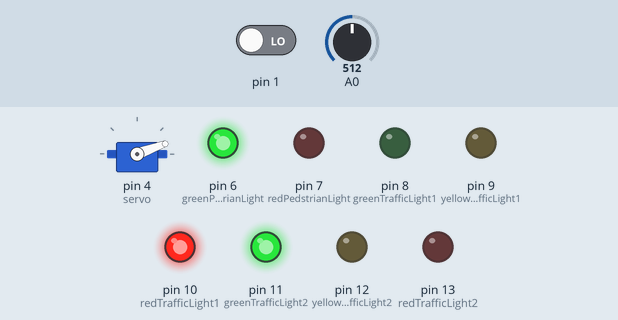
The sketch below on a simulated Arduino Uno, built with avr-gcc and run on an emulated ATmega328P. Parts: servo, output pins drawn as LEDs (lit = HIGH). The inputs (shaded band) are chosen by the test bench; at power-on: pin 1 LOW, A0 = 512.

Above: at 0.05 s.
At 4.05 s:
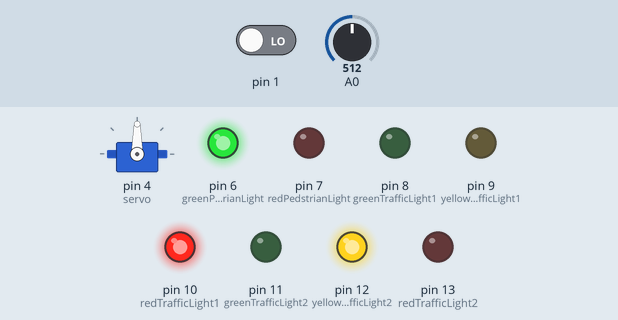
At 6.8 s:
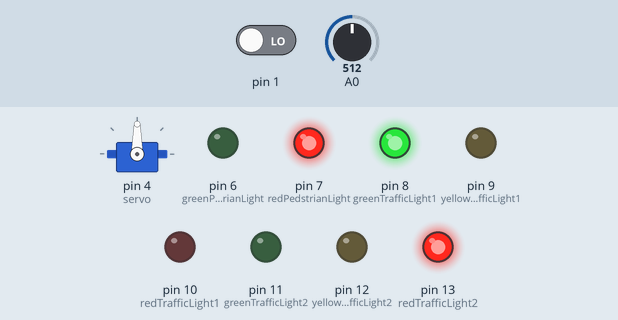
At 10.8 s:
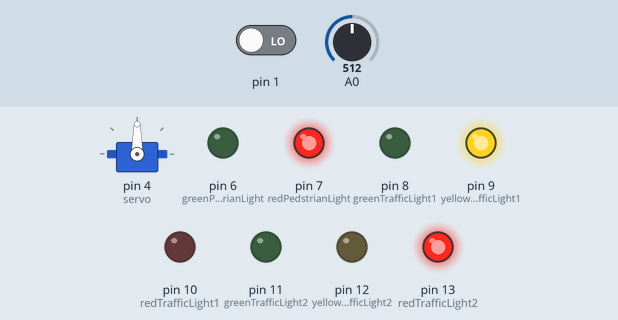
At 13.45 s:
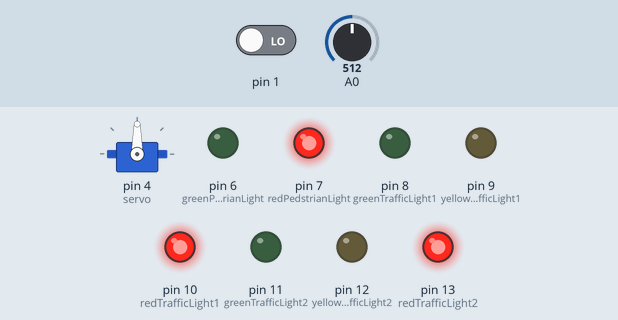
Timing chart, 0 to 17.6 s (numbered marks = the images above):
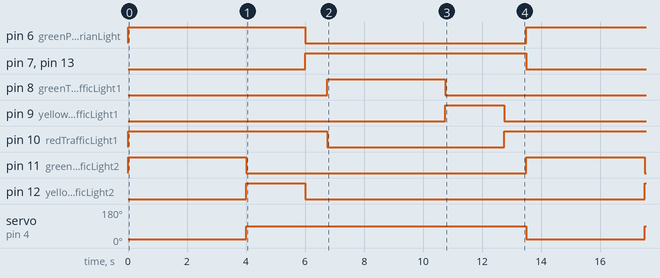

The sketch:

Code.ino
```cpp
/* Bill, Sheng, Steven
 * Mr. Wong
 * 2020-01-15
 * This program controls an Arduino to simulate a real-life T-Intesection.
 */

//Libraries Used
#include<Servo.h>

//Variable Declaration
// Variable declarations for the two perpendicular traffic lights. (Adjacent lights are connected in parallel, so no extra variable is needed)
int redTrafficLight1 = 10;
int yellowTrafficLight1 = 9;
int greenTrafficLight1 = 8;
int redTrafficLight2 = 13;
int yellowTrafficLight2 = 12;
int greenTrafficLight2 = 11;
// Variable declarations for the pedestrian lights and button.
int greenPedestrianLight = 6;
int redPedstrianLight = 7;
int pedestrianButton = 2;
// Variable declaration for the button state
int buttonState = LOW;
// Variable declaration for light detected by photoresistor.
int light = 0;
// Variable declaration for previous and current system time - to control delays.
unsigned long previousTime = 0;
unsigned long currentTime = 0;
// Variable delcaration for state of traffic lights
int currentTrafficState = 0;
// Variable declaration for servo to control parking gates.
Servo servo;
// Variable declaration for traffic timings.
int state0Time = 4000;
int state1Time = 2000;
int state2Time = 750;
int state3Time = 4000;
int state4Time = 2000;
int state5Time = 750;

//Setup - Called at program start to initialize and setup arduino.
void setup()
{
  // Setup for pinmodes of traffic/pedestrian lights.
  pinMode(redTrafficLight1, OUTPUT);
  pinMode(yellowTrafficLight1, OUTPUT);
  pinMode(greenTrafficLight1, OUTPUT);
  pinMode(redTrafficLight2, OUTPUT);
  pinMode(yellowTrafficLight2, OUTPUT);
  pinMode(greenTrafficLight2, OUTPUT);
  pinMode(greenPedestrianLight, OUTPUT);
  pinMode(redPedstrianLight, OUTPUT);
  pinMode(pedestrianButton, INPUT);

  // Attach servo to pin 4
  servo.attach(4);
  // Initialize servo's initial position to closed.
  servo.write(90);
}

//Loop - Main program where all methods are run in an infinite loop.
void loop()
{
  // Read button state (On or Off)
  buttonState = digitalRead(1);
  // Read photoresistor state (How much light detected)
  light = analogRead(A0);
  // Stores current system time.
  currentTime = millis();
  // Checks if button is pressed
  if(buttonState == HIGH){
    buttonPressed(); // Calls buttonPressed() method
  }
  controlStreetLights(); // Controls street lights
  controlServo(); // Controls servo
  changeLights(); // Changes traffic lights
}

/**
 * This method changes the traffic lights, using system time as a delay.
 */
void changeLights(){
  if(currentTrafficState == 0){
    //Red, Green
    digitalWrite(redTrafficLight2, LOW);
    digitalWrite(redPedstrianLight, LOW);
    digitalWrite(redTrafficLight1, HIGH);
    digitalWrite(greenTrafficLight2, HIGH);
    digitalWrite(greenPedestrianLight, HIGH);
    asyncDelay(state0Time); // Delay 4s
  }
  else if(currentTrafficState == 1){
    //Red, Yellow
    digitalWrite(greenTrafficLight2, LOW);
    digitalWrite(yellowTrafficLight2, HIGH);
    asyncDelay(state1Time); // Delay 2s
  }
  else if(currentTrafficState == 2){
    //Red, Red
    digitalWrite(yellowTrafficLight2, LOW);
    digitalWrite(greenPedestrianLight, LOW);
    digitalWrite(redTrafficLight2, HIGH);
    digitalWrite(redPedstrianLight, HIGH);
    asyncDelay(state2Time); // Delay .75s
  }
  else if(currentTrafficState == 3){
    //Green, Red
    digitalWrite(redTrafficLight1, LOW);
    digitalWrite(greenTrafficLight1, HIGH);
    asyncDelay(state3Time); // Delay 4s
  }
  else if(currentTrafficState == 4){
    //Yellow, Red
    digitalWrite(greenTrafficLight1, LOW);
    digitalWrite(redTrafficLight1, LOW);
    digitalWrite(yellowTrafficLight1, HIGH);
    asyncDelay(state4Time); // Delay 2s
  }
  else if(currentTrafficState == 5){
    // Reset traffic light times.
    state3Time = 4000;
    state4Time = 2000;
    state5Time = 750;
    //Red, Red
    digitalWrite(yellowTrafficLight1, LOW);
    digitalWrite(redTrafficLight1, HIGH);
    asyncDelay(state5Time); // delay .75s
  }
}

/**
 * This method is called when a button is pressed. It controls which lights' timings
 *  are changed based on current traffic state.
 */
void buttonPressed(){
  // As specified in the assignment sheet, when the button is pressed, the timing of the T-intersection yellow and red LED will be
  //  cut in half. This will allow the pedestrian wait less to cross.

  // If pressed while T-intersection light is green, next cycle is halved.
  if(currentTrafficState == 3 && state3Time != 2000){
    state4Time = 1000;
  }
  // If pressed while T-intersection light is yellow, time is halved.
  if(currentTrafficState == 4 && state4Time != 1000){
    previousTime -= (currentTime - previousTime)/2;
  }else{
    //If pressed while pedestrian crossing light is green, T-intersection lights will be halved when they occur after.
    //if(currentTrafficState == 0 || currentTrafficState == 1 || currentTrafficState == 2){
      state3Time = 2000;
      state4Time = 1000;
    //}
  }
  buttonState = LOW;
}

/**
 * This method controls the street lights based on light detected by the photoresistor.
 */
void controlStreetLights(){
  if(light < 10){
    digitalWrite(3, HIGH);
  }else{
    digitalWrite(3, LOW);
  }
}

/**
 * This method controls the parking gate's servo. It changes in
 *  accordance to the traffic lights as specified in the assignment sheet.
 */
void controlServo(){
  if(currentTrafficState == 0){
    servo.write(20);
  }else{
    servo.write(90);
  }
}

/**
 * This method serves as an asynchronous alternative to the delay() method. It
 *  relies on system time to calculate delays.
 *
 *  @param delayTime - The time to delay for.
 */
void asyncDelay(int delayTime){
  if(currentTime - previousTime >= delayTime){
    currentTrafficState++;
    previousTime = currentTime;
    if(currentTrafficState == 6){
      currentTrafficState = 0;
    }
  }
}
```

Measured:
- by itself, pin 6 (greenPedestrianLight): alternates HIGH for 6.0 s and LOW for 7.5 s
- by itself, pin 7 (redPedstrianLight), pin 10 (redTrafficLight1), pin 13 (redTrafficLight2): alternates HIGH for 7.5 s and LOW for 6.0 s
- by itself, pin 8 (greenTrafficLight1), pin 11 (greenTrafficLight2): alternates HIGH for 4.0 s and LOW for 9.5 s
- by itself, pin 9 (yellowTrafficLight1), pin 12 (yellowTrafficLight2): alternates HIGH for 2.0 s and LOW for 11.5 s
- by itself, servo on pin 4 (servo): alternates 90° for 9.5 s and 20° for 4.0 s
